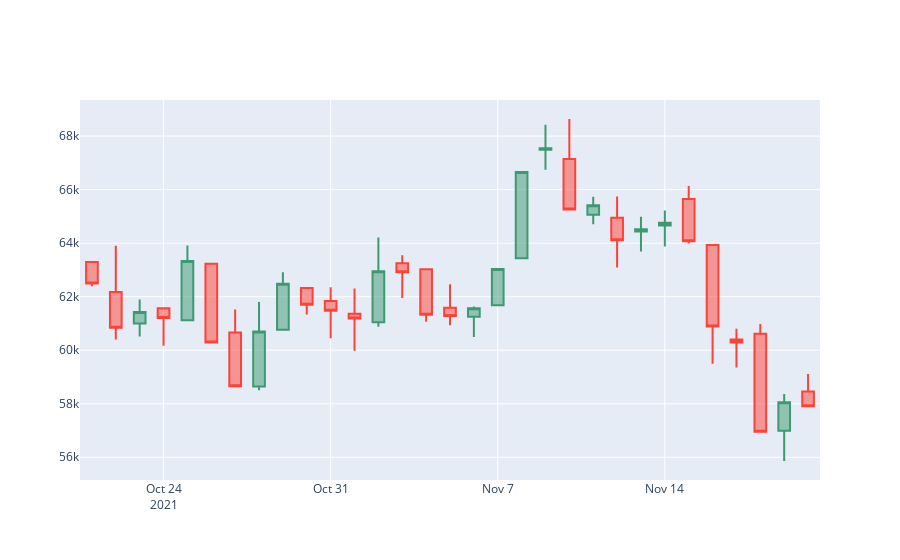

Notebook cell for this chart:
### Markdown cell above
Finally we are now ready to use plotly to create our Candlestick Chart.

### Code cell
fig = go.Figure(data=[go.Candlestick(x=candlestick_data['Date'],
                open=candlestick_data['Price']['first'], 
                high=candlestick_data['Price']['max'],
                low=candlestick_data['Price']['min'], 
                close=candlestick_data['Price']['last'])
                ])

fig.update_layout(xaxis_rangeslider_visible=False)

fig.show()
